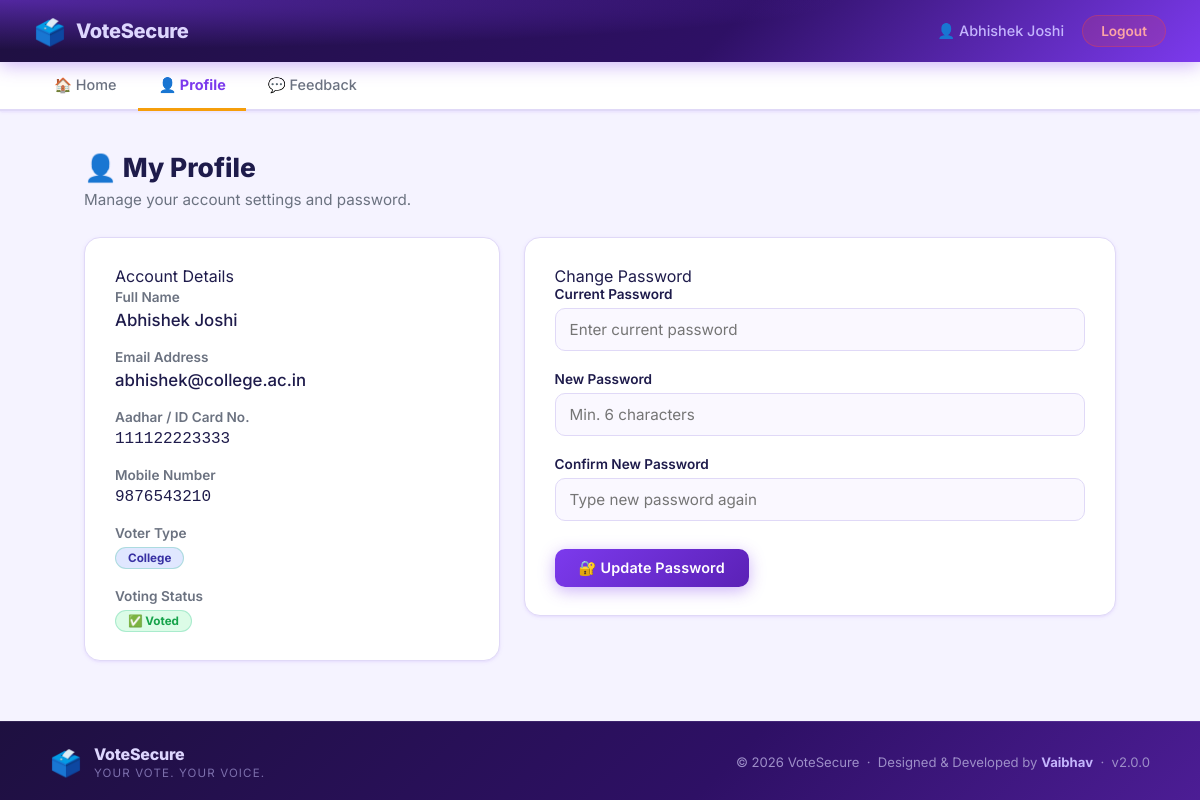
The app's page /voter/profile.php (signed in) with its own data.
### tables this page shows
CREATE TABLE `users` (
    `id` int(11) NOT NULL,
    `name` varchar(100) DEFAULT NULL,
    `email` varchar(100) DEFAULT NULL,
    `password` varchar(255) DEFAULT NULL,
    `election_card` varchar(20) DEFAULT NULL,
    `mobile` varchar(15) DEFAULT NULL,
    `has_voted` tinyint(4) DEFAULT 0,
    `created_at` timestamp NOT NULL DEFAULT current_timestamp(),
    `type` varchar(50) NOT NULL DEFAULT 'College'
  );

### voter/profile.php (the view, shortened to what this page needs)
<?php
include("../config/database.php");
include("includes/header.php");
$uid = (int)$_SESSION['user'];
$stmt = $conn->prepare("SELECT name, email, type, created_at, has_voted, election_card, mobile FROM users WHERE id = ?");
$stmt->bind_param("i", $uid);
$stmt->execute();
$me = $stmt->get_result()->fetch_assoc();
?>
<h1 class="page-title">👤 My Profile</h1>
<p class="page-subtitle">Manage your account settings and password.</p>
<div style="display:flex; gap: 24px; flex-wrap: wrap; align-items: flex-start;">
    <div class="card" style="flex: 1; min-width: 300px;">
        <div class="card-title">Account Details</div>
        <div style="margin-bottom: 16px;">
            <label style="font-size:.85rem; font-weight:600; color:var(--text-muted);">Full Name</label>
            <div style="font-size: 1.05rem; font-weight: 500; color:var(--text-main); margin-top: 4px;"><?php echo htmlspecialchars($me['name']); ?></div>
        </div>
        <div style="margin-bottom: 16px;">
            <label style="font-size:.85rem; font-weight:600; color:var(--text-muted);">Email Address</label>
            <div style="font-size: 1.05rem; font-weight: 500; color:var(--text-main); margin-top: 4px;"><?php echo htmlspecialchars($me['email']); ?></div>
        </div>
        <div style="margin-bottom: 16px;">
            <label style="font-size:.85rem; font-weight:600; color:var(--text-muted);">Aadhar / ID Card No.</label>
            <div style="font-size: 1rem; font-weight: 500; color:var(--text-main); margin-top: 4px; font-family:monospace;">
                <?php echo $me['election_card'] ? htmlspecialchars($me['election_card']) : '<span style="color:#9ca3af;font-family:inherit;">Not provided</span>'; ?>
            </div>
        </div>
        <div style="margin-bottom: 16px;">
            <label style="font-size:.85rem; font-weight:600; color:var(--text-muted);">Mobile Number</label>
            <div style="font-size: 1rem; font-weight: 500; color:var(--text-main); margin-top: 4px; font-family:monospace;">
                <?php echo $me['mobile'] ? htmlspecialchars($me['mobile']) : '<span style="color:#9ca3af;font-family:inherit;">Not provided</span>'; ?>
            </div>
        </div>
        <div style="margin-bottom: 16px;">
            <label style="font-size:.85rem; font-weight:600; color:var(--text-muted);">Voter Type</label>
            <div style="margin-top: 4px;">
                <span class="badge" style="background:#e0e7ff; color:#3730a3;"><?php echo htmlspecialchars($me['type']); ?></span>
            </div>
        </div>
        <div>
            <label style="font-size:.85rem; font-weight:600; color:var(--text-muted);">Voting Status</label>
            <div style="margin-top: 4px;">
                <?php if($me['has_voted']): ?>
                    <span class="badge" style="background:#dcfce7; color:#16a34a;">✅ Voted</span>
                <?php else: ?>
                    <span class="badge" style="background:#fef3c7; color:#d97706;">⏳ Not Voted</span>
                <?php endif; ?>
            </div>
        </div>
    </div>
    <div class="card" style="flex: 1.5; min-width: 300px;">
        <div class="card-title">Change Password</div>
        <form method="POST">
            <div class="form-group">
                <label>Current Password</label>
                <input type="password" name="current_password" required placeholder="Enter current password">
            </div>
            <div class="form-grid">
                <div class="form-group">
                    <label>New Password</label>
                    <input type="password" name="new_password" required placeholder="Min. 6 characters">
                </div>
                <div class="form-group">
                    <label>Confirm New Password</label>
                    <input type="password" name="confirm_password" required placeholder="Type new password again">
                </div>
            </div>
            <button type="submit" name="update_password" class="btn btn-primary" style="margin-top: 8px;">
                🔐 Update Password
            </button>
        </form>
    </div>
</div>
<?php include("includes/footer.php"); ?>

### voter/includes/header.php (shortened to what this page needs)
<?php
$uid  = (int)$_SESSION['user'];
$stmt = $conn->prepare("SELECT name FROM users WHERE id = ?");
$stmt->bind_param("i", $uid);
$stmt->execute();
$result = $stmt->get_result();
$me     = $result->fetch_assoc();
$voter_name = htmlspecialchars($me['name'] ?? 'Voter');
?>
<!DOCTYPE html>
<html lang="en">
<head>
    <link rel="stylesheet" href="../assets/css/voter.css">
</head>
<body>
<header class="top-header">
    <div class="brand">
        <span class="brand-icon">🗳️</span>
        <span class="brand-name">VoteSecure</span>
    </div>
    <div class="header-right">
        <span class="welcome-text">👤 <?php echo $voter_name; ?></span>
        <a href="logout.php" class="logout-btn">Logout</a>
    </div>
</header>
<nav class="navbar">
    <a href="dashboard.php" class="nav-link <?php echo (basename($_SERVER['PHP_SELF'])=='dashboard.php')?'active':''; ?>">🏠 Home</a>
    <a href="profile.php"   class="nav-link <?php echo (basename($_SERVER['PHP_SELF'])=='profile.php') ?'active':''; ?>">👤 Profile</a>
    <a href="feedback.php"  class="nav-link <?php echo (basename($_SERVER['PHP_SELF'])=='feedback.php') ?'active':''; ?>">💬 Feedback</a>
</nav>
<main class="main-content">

### assets/css/voter.css (style rules this page uses)
:root { --primary: #7c3aed; --primary-dark: #6d28d9; --primary-deeper: #5b21b6; --primary-light: #ede9fe; --primary-glow: rgba(124,58,237,.22); --accent: #f59e0b; --accent-dark: #d97706; --accent-light: #fef3c7; --success: #10b981; --success-dark: #059669; --danger: #ef4444; --danger-dark: #dc2626; --warning: #f59e0b; --text-main: #1e1b4b; --text-muted: #6b7280; --bg-page: #f5f3ff; --bg-card: #ffffff; --border: #e0d9f7; --radius-sm: 10px; --radius-md: 16px; --radius-lg: 22px; --shadow-sm: 0 1px 4px rgba(124,58,237,.08), 0 1px 2px rgba(124,58,237,.05); --shadow-md: 0 4px 18px rgba(124,58,237,.13); --shadow-lg: 0 14px 50px rgba(124,58,237,.18); --transition: 0.22s ease; }
*, *::before, *::after { box-sizing: border-box; margin: 0; padding: 0; }
body { font-family: 'Inter', Arial, sans-serif; background: var(--bg-page); color: var(--text-main); min-height: 100vh; display: flex; flex-direction: column; }
a { color: var(--primary); text-decoration: none; }
.top-header { background: radial-gradient(ellipse 70% 80% at 0% 0%, rgba(124,58,237,.55), transparent), linear-gradient(135deg, #1e1040 0%, #2e1065 60%, #7c3aed 100%); color: #fff; padding: 15px 34px; display: flex; align-items: center; justify-content: space-between; box-shadow: 0 3px 18px rgba(124,58,237,.4); position: sticky; top: 0; z-index: 100; }
.brand { display: flex; align-items: center; gap: 10px; }
.brand-icon { font-size: 1.6rem; }
.brand-name { font-size: 1.25rem; font-weight: 800; letter-spacing: -.3px; color: #ddd6fe; }
.header-right { display: flex; align-items: center; gap: 18px; }
.welcome-text { font-size: .9rem; color: #c4b5fd; font-weight: 500; }
.logout-btn { background: rgba(239,68,68,.18); color: #fca5a5; border: 1px solid rgba(239,68,68,.35); padding: 7px 18px; border-radius: 50px; font-size: .85rem; font-weight: 600; transition: background var(--transition), color var(--transition); text-decoration: none; }
.navbar { background: #fff; border-bottom: 2px solid var(--border); padding: 0 34px; display: flex; gap: 2px; box-shadow: var(--shadow-sm); }
.nav-link { display: inline-block; padding: 14px 20px; font-size: .9rem; font-weight: 500; color: var(--text-muted); text-decoration: none; border-bottom: 3px solid transparent; transition: color var(--transition), border-color var(--transition); margin-bottom: -2px; }
.nav-link.active { color: var(--primary); border-bottom-color: var(--accent); font-weight: 700; }
.main-content { flex: 1; padding: 40px 34px; max-width: 1100px; width: 100%; margin: 0 auto; }
.page-title { font-size: 1.65rem; font-weight: 800; color: var(--text-main); margin-bottom: 6px; }
.page-subtitle { font-size: .95rem; color: var(--text-muted); margin-bottom: 28px; }
.card { background: var(--bg-card); border: 1px solid var(--border); border-radius: var(--radius-md); padding: 28px 30px; box-shadow: var(--shadow-sm); margin-bottom: 20px; transition: box-shadow var(--transition), transform var(--transition); }
.badge { display: inline-block; padding: 3px 12px; border-radius: 50px; font-size: .73rem; font-weight: 700; background: #d1fae5; color: #065f46; width: fit-content; border: 1px solid rgba(16,185,129,.25); }
.btn { display: inline-block; padding: 10px 24px; border-radius: var(--radius-sm); font-size: .9rem; font-weight: 600; cursor: pointer; border: none; text-decoration: none; transition: background var(--transition), transform var(--transition), box-shadow var(--transition); font-family: inherit; letter-spacing: .01em; }
.btn-primary { background: linear-gradient(135deg, var(--primary), var(--primary-deeper)); color: #fff; box-shadow: 0 4px 16px rgba(124,58,237,.38); }
.form-group { margin-bottom: 20px; }
.form-group label { display: block; font-size: .85rem; font-weight: 600; color: var(--text-main); margin-bottom: 6px; }
.form-group input, .form-group textarea, .form-group select { width: 100%; padding: 11px 14px; border: 1.5px solid var(--border); border-radius: var(--radius-sm); font-size: .95rem; font-family: inherit; color: var(--text-main); background: #faf8ff; transition: border-color var(--transition), box-shadow var(--transition); outline: none; }

### records on screen
users: name "Abhishek Joshi", email "abhishek@college.ac.in", election_card "111122223333", mobile "9876543210", type "College"
